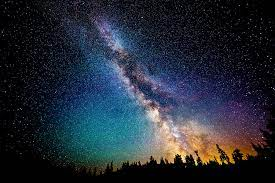
#> input picture 1.jpg, 275 x 183 px
$ jupyter execute --allow-errors '4.3 @ adding two photo.ipynb'
#> lines starting #> are read from the running program, lines starting #| are printed output that depends on the picture
[cell 1]
import cv2
photo=cv2.imread('1.jpg')
#> photo is the input picture: shape (183, 275, 3); mean B, G, R 55.7, 44.4, 37.6
photo1=cv2.imread('2.jpg')
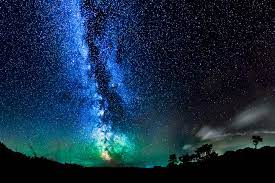
#> input picture 2.jpg, 275 x 183 px
#> photo1 is the input picture: shape (183, 275, 3); mean B, G, R 68.7, 45.2, 22.6

[cell 2]
photo.shape
#> Out = (183, 275, 3)

[cell 3]
photo1.shape
#> Out = (183, 275, 3)

#> (a cell that did not finish here is left out)

[cell 5]
cv2.imshow("sonu",photo1)
cv2.waitKey()
cv2.destroyAllWindows()

[cell 6]
import numpy
collage=numpy.hstack((photo,photo1))
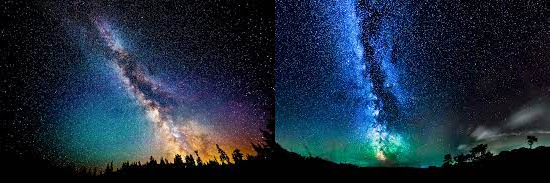
#> collage: shape (183, 550, 3); mean B, G, R 62.2, 44.8, 30.1
cv2.imshow("collage",collage)
cv2.waitKey()
cv2.destroyAllWindows()
